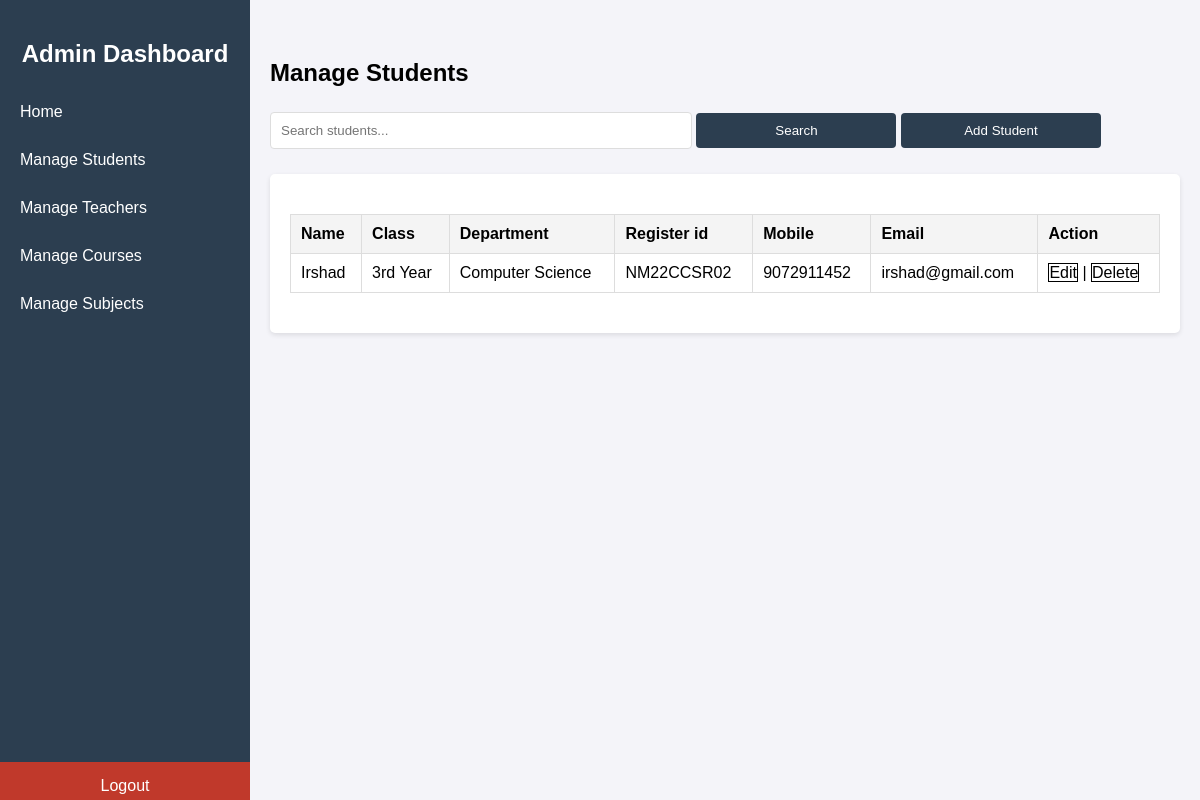
Page /manage-student/ on the earlier database version.
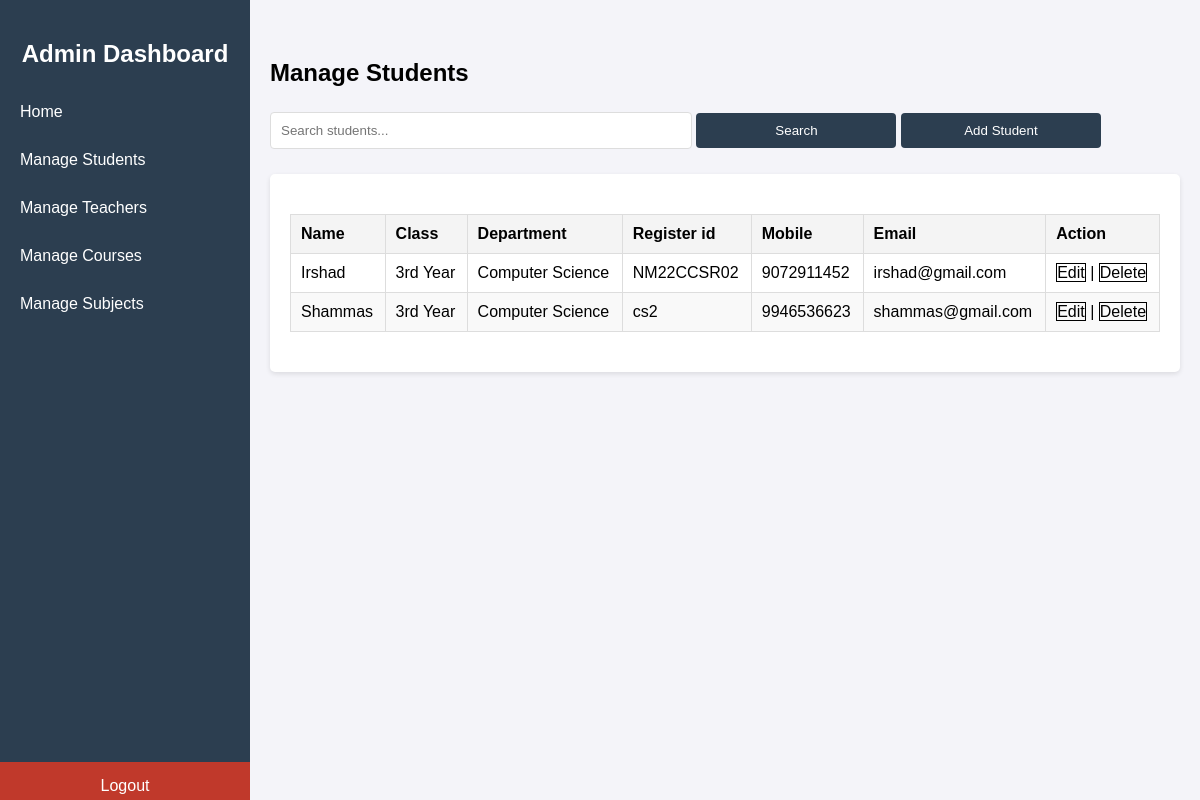
Same page on the later database version.
### GradeWireapp/models.py (models this page shows, shortened)
class Student(models.Model):
    name = models.CharField(max_length=30)
    Class = models.CharField(max_length=20)
    department = models.CharField(max_length=30)
    register_id = models.CharField(max_length=30,unique=True)
    mobile = models.CharField(max_length=10)  # Changed from IntegerField to CharField
    email = models.EmailField(unique=True)
    parent = models.CharField(max_length=30)
    parent_no = models.CharField(max_length=10)  # Changed from IntegerField to CharField
    password = models.CharField(max_length=15)
    full_day_attendance = models.PositiveIntegerField(default=0)  # To store full-day attendance count

### GradeWireapp/views.py (the view)
# urls.py: path('manage-student/', views.manage_student_view,name='ManageStudent'),
def manage_student_view(request):
    students = models.Student.objects.all()
    return render(request, 'admin_mg_student.html',{'student':students})

### templates/admin_mg_student.html (shortened to what this page needs)
{% load static %}
<!DOCTYPE html>
<html lang="en">
<head>
    <link rel="stylesheet" type="text/css" href="{% static 'assets/css/admin-style.css'%}">
</head>
<body>
    <div class="menu-toggle" onclick="toggleSidebar()">☰ Menu</div>
    <div class="sidebar">
        <h2>Admin Dashboard</h2>
        <a href="{% url 'adminHome' %}" onclick="showSection('home')">Home</a>
        <a href="{% url 'ManageStudent' %}"  >Manage Students</a>
        <a href="{% url 'ManageTeacher' %}" >Manage Teachers</a>
        <a href="{% url 'ManageCourse' %}" >Manage Courses</a>
        <a href="{% url 'ManageSubject' %}" >Manage Subjects</a>
        <a href="{% url 'logout' %}" class="logout" id="logoutButton">Logout</a>
    </div>
    <div class="content">
        <div id="manage-students" class="section active">
            <h2>Manage Students</h2>
            <div class="form-container">
                <input type="text" id="searchStudent" placeholder="Search students..." oninput="searchStudent()" style="width: 400px;"/>
                <button onclick="searchStudent()" style="    width: 200px;">Search</button>
                <button class="small-btn" onclick="toggleAddStudentForm()" style="    width: 200px;">Add Student</button>
            </div>
            <div class="table-container">
                <table>
                    <thead>
                        <tr>
                            <th>Name</th>
                            <th>Class</th>
                            <th>Department</th>
                            <th>Register id</th>
                            <th>Mobile</th>
                            <th>Email</th>
                            <th>Action</th>
                        </tr>
                    </thead>
                    <tbody id="studentTableBody">
                        {% for s in student %}
                        <tr>
                            <td>{{s.name}}</td>
                            <td>{{s.Class}}</td>
                            <td>{{s.department}}</td>
                            <td>{{s.register_id}}</td>
                            <td>{{s.mobile}}</td>
                            <td>{{s.email}}</td>
                            <td>
                                <a href="{% url 'edit_student' s.id %}"  style="border: 1px solid; text-decoration: none; color: black;">Edit</a> |
                                <a href="{% url 'delete_student' s.id %}" onclick="return confirm('Are you sure you want to delete this student?');" style="border: 1px solid; text-decoration: none; color: black;">Delete</a>
                            </td>
                        </tr>
                        {% endfor %}
                    </tbody>
                </table>
            </div>
        </div>
</div>
</html>

Differences in the rows shown:
added Student: name "Shammas", Class "3rd Year", department "Computer Science", register_id "cs2", mobile "9946536623", email "shammas@gmail.com"
